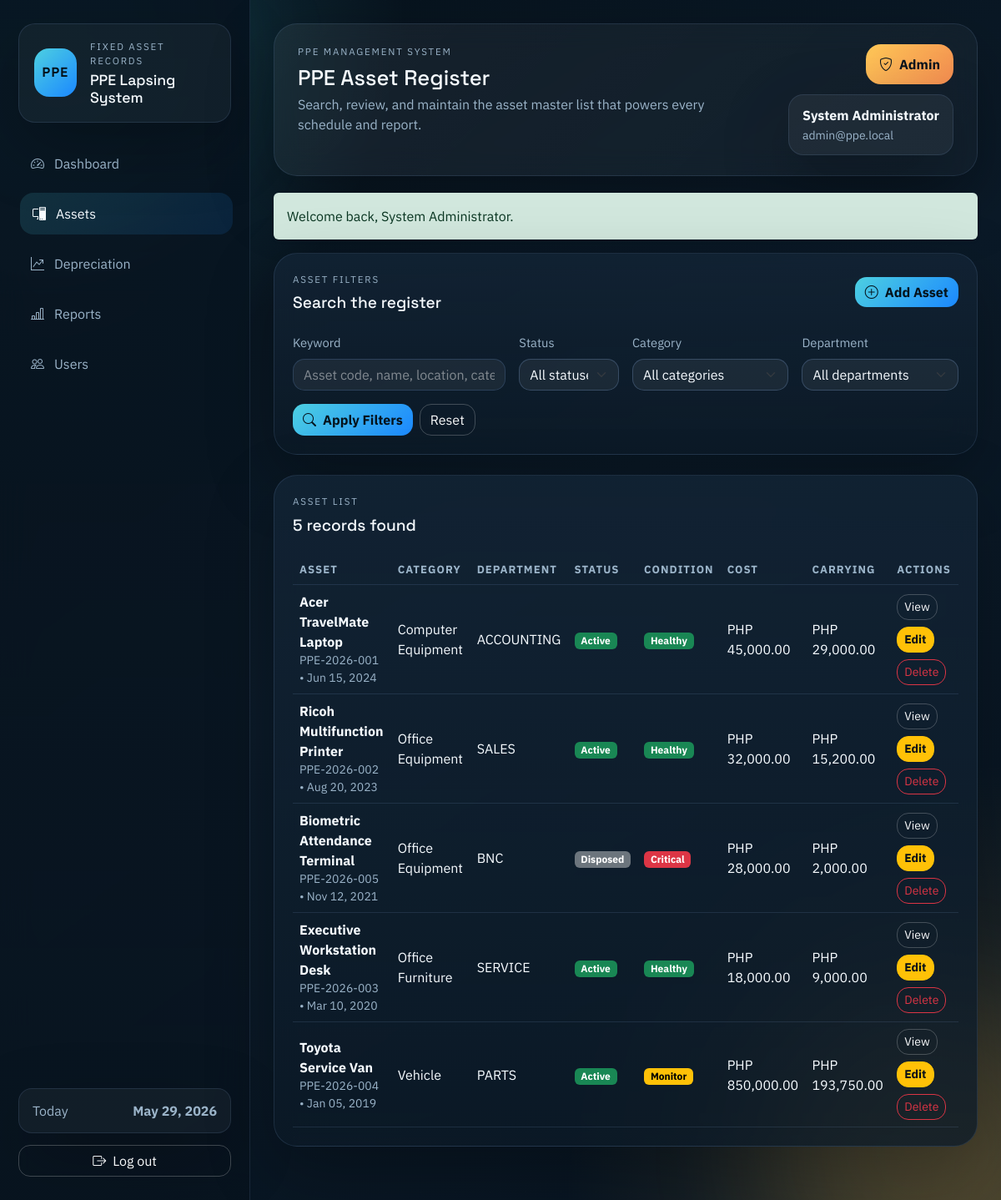
The app's page /modules/assets.php (signed in) with its own data.
### tables this page shows
CREATE TABLE IF NOT EXISTS assets (
    asset_id INT AUTO_INCREMENT PRIMARY KEY,
    asset_code VARCHAR(50) NOT NULL UNIQUE,
    asset_name VARCHAR(150) NOT NULL,
    category_id INT NULL,
    department_id INT NULL,
    acquisition_date DATE NOT NULL,
    acquisition_cost DECIMAL(15,2) NOT NULL,
    salvage_value DECIMAL(15,2) DEFAULT 0,
    useful_life INT NOT NULL,
    depreciation_method VARCHAR(50) DEFAULT 'Straight-line',
    location VARCHAR(150) DEFAULT NULL,
    status ENUM('Active', 'Disposed', 'Fully Depreciated') DEFAULT 'Active',
    remarks TEXT DEFAULT NULL,
    created_at TIMESTAMP DEFAULT CURRENT_TIMESTAMP,
    INDEX idx_assets_status (status),
    INDEX idx_assets_category (category_id),
    INDEX idx_assets_department (department_id),
    CONSTRAINT fk_assets_category
        FOREIGN KEY (category_id) REFERENCES categories(category_id),
    CONSTRAINT fk_assets_department
        FOREIGN KEY (department_id) REFERENCES departments(department_id)
);

CREATE TABLE IF NOT EXISTS categories (
    category_id INT AUTO_INCREMENT PRIMARY KEY,
    category_name VARCHAR(100) NOT NULL,
    UNIQUE KEY uq_category_name (category_name)
);

CREATE TABLE IF NOT EXISTS departments (
    department_id INT AUTO_INCREMENT PRIMARY KEY,
    department_name VARCHAR(100) NOT NULL,
    UNIQUE KEY uq_department_name (department_name)
);

### includes/auth.php (called while the page is built, shortened)
<?php
function current_user(): ?array
{
    return isset($_SESSION['auth_user']) && is_array($_SESSION['auth_user'])
        ? $_SESSION['auth_user']
        : null;
}
function user_has_role(array|string $roles): bool
{
    $user = current_user();
    $roles = is_array($roles) ? $roles : [$roles];
    return in_array($user['role'], $roles, true);
}
function can_manage_assets(): bool
{
    return user_has_role(['Admin', 'Accounting Staff']);
}

### functions/depreciation_function.php (called while the page is built, shortened)
<?php
function fetch_assets(PDO $pdo, array $filters = []): array
{
    $sql = 'SELECT a.*, c.category_name, d.department_name
            FROM assets a
            LEFT JOIN categories c ON c.category_id = a.category_id
            LEFT JOIN departments d ON d.department_id = a.department_id
            WHERE 1=1';
    $params = [];
    $sql .= ' ORDER BY a.acquisition_date DESC, a.asset_name ASC';
    $statement = $pdo->prepare($sql);
    $statement->execute($params);
    return $statement->fetchAll() ?: [];
}
function calculate_annual_depreciation(float $cost, float $salvageValue, int $usefulLife): float
{
    return round(($cost - $salvageValue) / $usefulLife, 2);
}
function generate_depreciation_schedule(array $asset): array
{
    $cost = (float) ($asset['acquisition_cost'] ?? 0);
    $salvageValue = (float) ($asset['salvage_value'] ?? 0);
    $usefulLife = (int) ($asset['useful_life'] ?? 0);
    $acquisitionDate = (string) ($asset['acquisition_date'] ?? '');
    $acquisitionYear = (int) date('Y', strtotime($acquisitionDate));
    $depreciationStartYear = $acquisitionYear + 1;
    $depreciableBase = max($cost - $salvageValue, 0);
    $annualDepreciation = calculate_annual_depreciation($cost, $salvageValue, $usefulLife);
    $accumulated = 0.0;
    $schedule = [
        [
            'depreciation_year' => $acquisitionYear,
            'beginning_value' => round($cost, 2),
            'depreciation_expense' => 0.0,
            'accumulated_depreciation' => 0.0,
            'ending_value' => round($cost, 2),
        ],
    ];
    for ($index = 0; $index < $usefulLife; $index++) {
        $year = $depreciationStartYear + $index;
        $beginningValue = round($cost - $accumulated, 2);
        $remainingDepreciableBase = round($depreciableBase - $accumulated, 2);
        $expense = $index === ($usefulLife - 1)
            ? max($remainingDepreciableBase, 0)
            : min($annualDepreciation, max($remainingDepreciableBase, 0));
        $accumulated = round($accumulated + $expense, 2);
        $endingValue = round(max($cost - $accumulated, $salvageValue), 2);
        $schedule[] = [
            'depreciation_year' => $year,
            'beginning_value' => $beginningValue,
            'depreciation_expense' => round($expense, 2),
            'accumulated_depreciation' => $accumulated,
            'ending_value' => $endingValue,
        ];
    }
    return $schedule;
}
function get_asset_metrics(array $asset, ?int $year = null): array
{
    $evaluationYear = $year ?? CURRENT_YEAR;
    $cost = (float) ($asset['acquisition_cost'] ?? 0);
    $salvageValue = (float) ($asset['salvage_value'] ?? 0);
    $usefulLife = max((int) ($asset['useful_life'] ?? 0), 0);
    $annualDepreciation = calculate_annual_depreciation($cost, $salvageValue, $usefulLife);
    $schedule = generate_depreciation_schedule($asset);
    $acquisitionYear = strtotime((string) ($asset['acquisition_date'] ?? '')) !== false
        ? (int) date('Y', strtotime((string) $asset['acquisition_date']))
        : CURRENT_YEAR;
    $depreciationStartYear = $acquisitionYear + 1;
    $selectedRow = null;
    foreach ($schedule as $row) {
        if ((int) $row['depreciation_year'] <= $evaluationYear) {
            $selectedRow = $row;
        }
    }
    if ($selectedRow === null && $schedule !== [] && $evaluationYear >= (int) end($schedule)['depreciation_year']) {
        $selectedRow = end($schedule);
    }
    $elapsedYears = 0;
    if ($evaluationYear >= $depreciationStartYear && $usefulLife > 0) {
        $elapsedYears = min(($evaluationYear - $depreciationStartYear) + 1, $usefulLife);
    }
    $accumulated = $selectedRow['accumulated_depreciation'] ?? 0.0;
    $carryingAmount = $selectedRow['ending_value'] ?? $cost;
    $remainingYears = max($usefulLife - $elapsedYears, 0);
    $lifeUsedRatio = $usefulLife > 0 ? min($elapsedYears / $usefulLife, 1) : 0.0;
    $isFullyDepreciated = $usefulLife > 0 && ($carryingAmount <= ($salvageValue + 0.01) || $elapsedYears >= $usefulLife);
    $condition = 'Healthy';
    if ($isFullyDepreciated || $remainingYears === 0) {
        $condition = 'Critical';
    } elseif ($lifeUsedRatio >= 0.8 || $remainingYears <= 1) {
        $condition = 'Monitor';
    }
    $metrics = [
        'annual_depreciation' => $annualDepreciation,
        'accumulated_depreciation' => round((float) $accumulated, 2),
        'carrying_amount' => round((float) $carryingAmount, 2),
        'remaining_years' => $remainingYears,
        'elapsed_years' => $elapsedYears,
        'life_used_ratio' => round($lifeUsedRatio, 4),
        'is_fully_depreciated' => $isFullyDepreciated,
        'condition' => $condition,
        'schedule_rows' => $schedule,
        'schedule_year_start' => $schedule[0]['depreciation_year'] ?? $depreciationStartYear,
        'schedule_year_end' => $schedule !== [] ? end($schedule)['depreciation_year'] : $depreciationStartYear,
    ];
    $metrics['anomalies'] = detect_asset_anomalies($asset, $metrics);
    $metrics['anomaly_count'] = count($metrics['anomalies']);
    return $metrics;
}
function detect_asset_anomalies(array $asset, array $metrics): array
{
    $anomalies = [];
    $cost = (float) ($asset['acquisition_cost'] ?? 0);
    $salvageValue = (float) ($asset['salvage_value'] ?? 0);
    $status = (string) ($asset['status'] ?? 'Active');
    return $anomalies;
}
function hydrate_assets_with_metrics(array $assets, ?int $year = null): array
{
    foreach ($assets as &$asset) {
        $metrics = get_asset_metrics($asset, $year);
    }
    return $assets;
}

### modules/assets.php (the view, shortened to what this page needs)
<?php
$pdo = db();
$filters = [
    'q' => trim((string) request_value('q', '')),
    'status' => trim((string) request_value('status', '')),
    'category_id' => trim((string) request_value('category_id', '')),
    'department_id' => trim((string) request_value('department_id', '')),
];
$assets = hydrate_assets_with_metrics(fetch_assets($pdo, $filters));
require_once APP_ROOT . '/includes/header.php';
?>
<section class="shell-card mb-4">
    <div class="d-flex justify-content-between align-items-center mb-4">
        <div>
            <p class="eyebrow mb-2">Asset filters</p>
            <h2 class="section-title mb-0">Search the register</h2>
        </div>
        <?php if (can_manage_assets()): ?>
            <a class="btn btn-primary" href="<?= e(base_url('modules/add_asset.php')) ?>">
                <i class="bi bi-plus-circle me-2"></i>Add Asset
            </a>
        <?php endif; ?>
    </div>
    <form method="get" class="row g-3">
        <div class="col-lg-4">
            <label class="form-label" for="q">Keyword</label>
            <input class="form-control" id="q" name="q" value="<?= e($filters['q']) ?>" placeholder="Asset code, name, location, category">
        </div>
        <div class="col-lg-2">
            <label class="form-label" for="status">Status</label>
            <select class="form-select" id="status" name="status">
                <option value="">All statuses</option>
            </select>
        </div>
        <div class="col-lg-3">
            <label class="form-label" for="category_id">Category</label>
            <select class="form-select" id="category_id" name="category_id">
                <option value="">All categories</option>
            </select>
        </div>
        <div class="col-lg-3">
            <label class="form-label" for="department_id">Department</label>
            <select class="form-select" id="department_id" name="department_id">
                <option value="">All departments</option>
            </select>
        </div>
        <div class="col-12 d-flex gap-2">
            <button class="btn btn-primary" type="submit"><i class="bi bi-search me-2"></i>Apply Filters</button>
            <a class="btn btn-outline-light" href="<?= e(base_url('modules/assets.php')) ?>">Reset</a>
        </div>
    </form>
</section>
<section class="shell-card">
    <div class="d-flex justify-content-between align-items-center mb-4">
        <div>
            <p class="eyebrow mb-2">Asset list</p>
            <h2 class="section-title mb-0"><?= e((string) count($assets)) ?> <?= e(pluralize(count($assets), 'record')) ?> found</h2>
        </div>
    </div>
    <?php if ($assets === []): ?>
        <div class="empty-state">No PPE assets matched the current filters.</div>
    <?php else: ?>
        <div class="table-wrap">
            <table class="table align-middle">
                <thead>
                    <tr>
                        <th>Asset</th>
                        <th>Category</th>
                        <th>Department</th>
                        <th>Status</th>
                        <th>Condition</th>
                        <th>Cost</th>
                        <th>Carrying</th>
                        <th>Actions</th>
                    </tr>
                </thead>
                <tbody>
                    <?php foreach ($assets as $asset): ?>
                        <tr>
                            <td>
                                <strong><?= e($asset['asset_name']) ?></strong>
                                <div class="text-soft small"><?= e($asset['asset_code']) ?> • <?= e(format_date((string) $asset['acquisition_date'])) ?></div>
                            </td>
                            <td><?= e((string) ($asset['category_name'] ?? 'Uncategorized')) ?></td>
                            <td><?= e((string) ($asset['department_name'] ?? 'Unassigned')) ?></td>
                            <td><span class="badge <?= e(status_badge_class((string) $asset['status'])) ?>"><?= e($asset['status']) ?></span></td>
                            <td>
                                <span class="badge <?= e(condition_badge_class((string) $asset['condition'])) ?>"><?= e($asset['condition']) ?></span>
                            </td>
                            <td><?= e(money((float) $asset['acquisition_cost'])) ?></td>
                            <td><?= e(money((float) $asset['carrying_amount'])) ?></td>
                            <td>
                                <div class="d-flex flex-wrap gap-2">
                                    <a class="btn btn-sm btn-outline-light" href="<?= e(base_url('modules/view_asset.php?asset_id=' . $asset['asset_id'])) ?>">View</a>
                                    <?php if (can_manage_assets()): ?>
                                        <a class="btn btn-sm btn-warning" href="<?= e(base_url('modules/edit_asset.php?asset_id=' . $asset['asset_id'])) ?>">Edit</a>
                                        <form method="post" class="d-inline">
                                            <button class="btn btn-sm btn-outline-danger" type="submit" data-confirm-delete="Delete this asset and its depreciation schedule?">Delete</button>
                                        </form>
                                    <?php endif; ?>
                                </div>
                            </td>
                        </tr>
                    <?php endforeach; ?>
                </tbody>
            </table>
        </div>
    <?php endif; ?>
</section>
<?php require_once APP_ROOT . '/includes/footer.php'; ?>

### assets/css/app.css (style rules this page uses)
:root { --bg-950: #07131f; --bg-900: #0d1c2b; --bg-850: rgba(13, 28, 43, 0.86); --panel-900: rgba(12, 26, 39, 0.78); --panel-800: rgba(18, 35, 52, 0.9); --line-soft: rgba(155, 197, 255, 0.12); --line-strong: rgba(155, 197, 255, 0.22); --text-main: #f6fbff; --text-soft: #9bb4c9; --accent: #4dd0e1; --accent-2: #ffc857; --danger: #ff8a80; --success: #7be495; --radius-xl: 28px; --radius-lg: 20px; --radius-md: 14px; --shadow-soft: 0 28px 80px rgba(0, 0, 0, 0.26); }
* { box-sizing: border-box; }
body { min-height: 100vh; color: var(--text-main); background: radial-gradient(circle at top left, rgba(77, 208, 225, 0.22), transparent 26%), radial-gradient(circle at bottom right, rgba(255, 200, 87, 0.18), transparent 28%), linear-gradient(145deg, #06111a 0%, #0b1a28 48%, #07131f 100%); font-family: 'IBM Plex Sans', sans-serif; position: relative; }
.dashboard-body, .auth-body { overflow-x: hidden; }
.brand-block, .topbar, .shell-card, .sidebar-note, .user-pill, .auth-card, .hero-panel { border: 1px solid var(--line-soft); box-shadow: var(--shadow-soft); }
.brand-kicker, .eyebrow { text-transform: uppercase; letter-spacing: 0.16em; font-size: 0.72rem; color: var(--text-soft); }
.shell-card, .glass-card, .table-card, .metric-card, .auth-card, .hero-panel { background: linear-gradient(180deg, var(--panel-800), var(--panel-900)); border-radius: var(--radius-xl); backdrop-filter: blur(14px); }
.shell-card, .glass-card, .table-card { padding: 22px; }
.section-title { font-family: 'Space Grotesk', sans-serif; font-size: 1.2rem; }
.table-wrap { overflow-x: auto; }
.table { --bs-table-bg: transparent; --bs-table-color: var(--text-main); --bs-table-border-color: var(--line-soft); margin-bottom: 0; }
.table thead th { border-bottom-width: 1px; color: var(--text-soft); font-size: 0.82rem; text-transform: uppercase; letter-spacing: 0.08em; }
.muted-copy, .text-soft { color: var(--text-soft); }
.form-control, .form-select, .form-control:focus, .form-select:focus, .form-control[readonly] { background-color: rgba(255, 255, 255, 0.06); border-color: var(--line-strong); color: var(--text-main); border-radius: 14px; box-shadow: none; }
.form-select option, .form-select optgroup { color: #08131d; background-color: #f6fbff; }
.form-control::placeholder { color: rgba(255, 255, 255, 0.45); }
.form-label { color: var(--text-soft); font-size: 0.92rem; }
.btn { border-radius: 14px; }
.btn-primary { background: linear-gradient(135deg, #4dd0e1, #1b88ff); border: none; color: #05131c; font-weight: 700; }
.btn-warning { color: #081018; font-weight: 700; }
.btn-outline-light { border-color: rgba(255, 255, 255, 0.22); }

### records on screen
assets: asset_name "Acer TravelMate Laptop", asset_code "PPE-2026-001", acquisition_date "Jun 15, 2024", category.category_name "Computer Equipment", department.department_name "ACCOUNTING", status "Active", condition "Healthy", acquisition_cost "PHP 45,000.00", carrying_amount "PHP 29,000.00"
assets: asset_name "Ricoh Multifunction Printer", asset_code "PPE-2026-002", acquisition_date "Aug 20, 2023", category.category_name "Office Equipment", department.department_name "SALES", status "Active", condition "Healthy", acquisition_cost "PHP 32,000.00", carrying_amount "PHP 15,200.00"
assets: asset_name "Biometric Attendance Terminal", asset_code "PPE-2026-005", acquisition_date "Nov 12, 2021", category.category_name "Office Equipment", department.department_name "BNC", status "Disposed", condition "Critical", acquisition_cost "PHP 28,000.00", carrying_amount "PHP 2,000.00"
assets: asset_name "Executive Workstation Desk", asset_code "PPE-2026-003", acquisition_date "Mar 10, 2020", category.category_name "Office Furniture", department.department_name "SERVICE", status "Active", condition "Healthy", acquisition_cost "PHP 18,000.00", carrying_amount "PHP 9,000.00"
assets: asset_name "Toyota Service Van", asset_code "PPE-2026-004", acquisition_date "Jan 05, 2019", category.category_name "Vehicle", department.department_name "PARTS", status "Active", condition "Monitor", acquisition_cost "PHP 850,000.00", carrying_amount "PHP 193,750.00"

### other values on screen
$item['label'] "Dashboard"
$item['label'] "Assets"
$item['label'] "Depreciation"
$item['label'] "Reports"
$item['label'] "Users"
$pageHeading "PPE Asset Register"
$pageDescription "Search, review, and maintain the asset master list that powers every schedule and report."
$loggedInUser['role'] "Admin"
$loggedInUser['full_name'] "System Administrator"
$loggedInUser['email'] "admin@ppe.local"
$message['message'] "Welcome back, System Administrator."
count($assets) "5"
pluralize(count($assets), 'record') "records"
